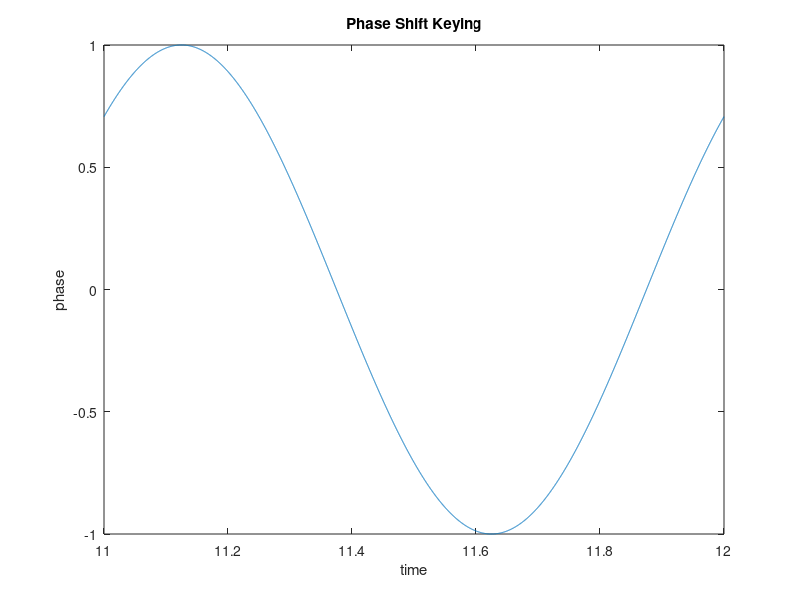

Source code (MATLAB):
close all;
clc;
fs=5000;
ts=1/fs;
x=[0 0 1 1  0 0 1 1 0 0 1 1 0 0 1 1 0 0 1 1 0 1 1 1];
nx=size(x,2);
p00=-3*pi/4;
p01=3*pi/4;
p10=-pi/4;
p11=pi/4;
a=1;
f=1;

pd=1;
i=1;
while(i<nx+1)
    t=(i-1)/2*pd:ts:(i+1)/2*pd;
    if x(i)==0 && x(i+1)==0
        psk=a*sin(2*pi*f*t+p00);
   
    elseif x(i)==0 && x(i+1)==1
        psk=a*sin(2*pi*f*t+p01);
        
        elseif x(i)==1 && x(i+1)==0
        psk=a*sin(2*pi*f*t+p10);
        
    else 
        psk=a*sin(2*pi*f*t+p11);
    end
   i=i+2;
   plot(t,psk);
   xlabel('time');
   ylabel('phase');
   title('Phase Shift Keying');
 end